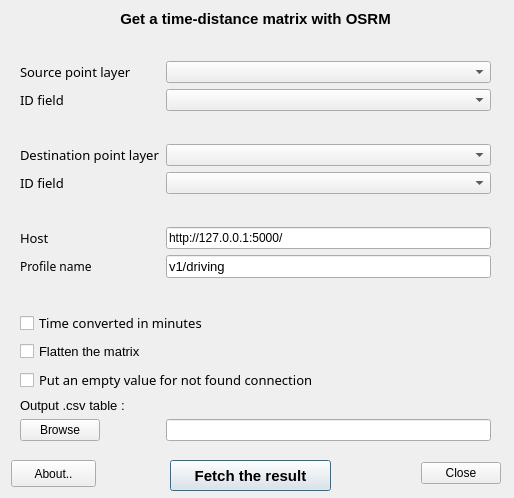
<?xml version="1.0" encoding="UTF-8"?>
<ui version="4.0">
 <class>OSRM_table_DialogBase</class>
 <widget class="QDialog" name="OSRM_table_DialogBase">
  <property name="geometry">
   <rect>
    <x>0</x>
    <y>0</y>
    <width>514</width>
    <height>498</height>
   </rect>
  </property>
  <property name="windowTitle">
   <string>OSRM</string>
  </property>
  <widget class="QPushButton" name="pushButton_fetch">
   <property name="geometry">
    <rect>
     <x>170</x>
     <y>460</y>
     <width>161</width>
     <height>31</height>
    </rect>
   </property>
   <property name="font">
    <font>
     <pointsize>11</pointsize>
     <weight>75</weight>
     <bold>true</bold>
    </font>
   </property>
   <property name="text">
    <string>Fetch the result</string>
   </property>
  </widget>
  <widget class="QPushButton" name="pushButton_about">
   <property name="geometry">
    <rect>
     <x>11</x>
     <y>460</y>
     <width>85</width>
     <height>27</height>
    </rect>
   </property>
   <property name="text">
    <string>About..</string>
   </property>
  </widget>
  <widget class="QDialogButtonBox" name="close_button_box">
   <property name="geometry">
    <rect>
     <x>410</x>
     <y>460</y>
     <width>91</width>
     <height>27</height>
    </rect>
   </property>
   <property name="orientation">
    <enum>Qt::Horizontal</enum>
   </property>
   <property name="standardButtons">
    <set>QDialogButtonBox::Close</set>
   </property>
  </widget>
  <widget class="QWidget" name="layoutWidget">
   <property name="geometry">
    <rect>
     <x>20</x>
     <y>10</y>
     <width>471</width>
     <height>431</height>
    </rect>
   </property>
   <layout class="QFormLayout" name="formLayout">
    <property name="fieldGrowthPolicy">
     <enum>QFormLayout::AllNonFixedFieldsGrow</enum>
    </property>
    <item row="1" column="0" colspan="2">
     <widget class="QLabel" name="label_subtitle">
      <property name="font">
       <font>
        <family>Arial</family>
        <pointsize>11</pointsize>
        <weight>75</weight>
        <bold>true</bold>
       </font>
      </property>
      <property name="toolTip">
       <string>&lt;html&gt;&lt;head/&gt;&lt;body&gt;&lt;p align=&quot;center&quot;&gt;&lt;br/&gt;&lt;/p&gt;&lt;/body&gt;&lt;/html&gt;</string>
      </property>
      <property name="text">
       <string>&lt;html&gt;&lt;head/&gt;&lt;body&gt;&lt;p align=&quot;center&quot;&gt;Get a time-distance matrix with OSRM&lt;/p&gt;&lt;/body&gt;&lt;/html&gt;</string>
      </property>
     </widget>
    </item>
    <item row="3" column="0">
     <widget class="QLabel" name="label_3">
      <property name="font">
       <font>
        <family>Sans Serif</family>
        <pointsize>10</pointsize>
       </font>
      </property>
      <property name="text">
       <string>Source point layer</string>
      </property>
     </widget>
    </item>
    <item row="3" column="1">
     <widget class="QgsMapLayerComboBox" name="comboBox_layer">
      <property name="filters">
       <set>QgsMapLayerProxyModel::PointLayer</set>
      </property>
     </widget>
    </item>
    <item row="4" column="0">
     <widget class="QLabel" name="label_5">
      <property name="font">
       <font>
        <family>Sans Serif</family>
        <pointsize>10</pointsize>
       </font>
      </property>
      <property name="text">
       <string>ID field</string>
      </property>
     </widget>
    </item>
    <item row="4" column="1">
     <widget class="QgsFieldComboBox" name="comboBox_idfield">
      <property name="filters">
       <set>QgsFieldProxyModel::Double|QgsFieldProxyModel::Int|QgsFieldProxyModel::LongLong|QgsFieldProxyModel::Numeric|QgsFieldProxyModel::String</set>
      </property>
     </widget>
    </item>
    <item row="6" column="1">
     <spacer name="verticalSpacer_3">
      <property name="orientation">
       <enum>Qt::Vertical</enum>
      </property>
      <property name="sizeHint" stdset="0">
       <size>
        <width>20</width>
        <height>40</height>
       </size>
      </property>
     </spacer>
    </item>
    <item row="7" column="0">
     <widget class="QLabel" name="label_6">
      <property name="font">
       <font>
        <family>Sans Serif</family>
        <pointsize>10</pointsize>
       </font>
      </property>
      <property name="text">
       <string>Destination point layer</string>
      </property>
     </widget>
    </item>
    <item row="7" column="1">
     <widget class="QgsMapLayerComboBox" name="comboBox_layer_2">
      <property name="filters">
       <set>QgsMapLayerProxyModel::PointLayer</set>
      </property>
     </widget>
    </item>
    <item row="8" column="0">
     <widget class="QLabel" name="label_7">
      <property name="font">
       <font>
        <family>Sans Serif</family>
        <pointsize>10</pointsize>
       </font>
      </property>
      <property name="text">
       <string>ID field</string>
      </property>
     </widget>
    </item>
    <item row="8" column="1">
     <widget class="QgsFieldComboBox" name="comboBox_idfield_2">
      <property name="filters">
       <set>QgsFieldProxyModel::Double|QgsFieldProxyModel::Int|QgsFieldProxyModel::LongLong|QgsFieldProxyModel::Numeric|QgsFieldProxyModel::String</set>
      </property>
     </widget>
    </item>
    <item row="9" column="1">
     <spacer name="verticalSpacer_2">
      <property name="orientation">
       <enum>Qt::Vertical</enum>
      </property>
      <property name="sizeHint" stdset="0">
       <size>
        <width>20</width>
        <height>40</height>
       </size>
      </property>
     </spacer>
    </item>
    <item row="10" column="0">
     <widget class="QLabel" name="labem_host">
      <property name="font">
       <font>
        <family>Sans Serif</family>
        <pointsize>10</pointsize>
       </font>
      </property>
      <property name="text">
       <string>Host</string>
      </property>
     </widget>
    </item>
    <item row="10" column="1">
     <widget class="QLineEdit" name="lineEdit_host">
      <property name="text">
       <string>http://127.0.0.1:5000/</string>
      </property>
     </widget>
    </item>
    <item row="11" column="0">
     <widget class="QLabel" name="label">
      <property name="font">
       <font>
        <family>Sans Serif</family>
        <pointsize>9</pointsize>
       </font>
      </property>
      <property name="text">
       <string>Profile name</string>
      </property>
     </widget>
    </item>
    <item row="11" column="1">
     <widget class="QLineEdit" name="lineEdit_profileName">
      <property name="font">
       <font>
        <pointsize>10</pointsize>
        <weight>50</weight>
        <italic>false</italic>
        <bold>false</bold>
       </font>
      </property>
      <property name="text">
       <string>v1/driving</string>
      </property>
     </widget>
    </item>
    <item row="13" column="0" colspan="2">
     <widget class="QCheckBox" name="checkBox_minutes">
      <property name="font">
       <font>
        <family>Sans Serif</family>
        <pointsize>10</pointsize>
        <italic>false</italic>
       </font>
      </property>
      <property name="text">
       <string>Time converted in minutes</string>
      </property>
     </widget>
    </item>
    <item row="14" column="0" colspan="2">
     <widget class="QCheckBox" name="checkBox_flatten">
      <property name="font">
       <font>
        <family>MS Shell Dlg 2</family>
        <pointsize>10</pointsize>
       </font>
      </property>
      <property name="text">
       <string>Flatten the matrix </string>
      </property>
     </widget>
    </item>
    <item row="15" column="0" colspan="2">
     <widget class="QCheckBox" name="checkBox_empty_val">
      <property name="enabled">
       <bool>true</bool>
      </property>
      <property name="font">
       <font>
        <family>Sans Serif</family>
        <pointsize>10</pointsize>
       </font>
      </property>
      <property name="text">
       <string>Put an empty value for not found connection</string>
      </property>
     </widget>
    </item>
    <item row="17" column="0" colspan="2">
     <widget class="QLabel" name="label_4">
      <property name="font">
       <font>
        <family>Arial</family>
        <pointsize>10</pointsize>
       </font>
      </property>
      <property name="text">
       <string>Output .csv table :</string>
      </property>
     </widget>
    </item>
    <item row="19" column="0">
     <widget class="QPushButton" name="pushButton_browse">
      <property name="text">
       <string>Browse</string>
      </property>
      <property name="autoDefault">
       <bool>true</bool>
      </property>
      <property name="default">
       <bool>false</bool>
      </property>
      <property name="flat">
       <bool>false</bool>
      </property>
     </widget>
    </item>
    <item row="19" column="1">
     <widget class="QLineEdit" name="lineEdit_output">
      <property name="text">
       <string/>
      </property>
     </widget>
    </item>
    <item row="2" column="1">
     <spacer name="verticalSpacer">
      <property name="orientation">
       <enum>Qt::Vertical</enum>
      </property>
      <property name="sizeHint" stdset="0">
       <size>
        <width>20</width>
        <height>40</height>
       </size>
      </property>
     </spacer>
    </item>
    <item row="12" column="1">
     <spacer name="verticalSpacer_4">
      <property name="orientation">
       <enum>Qt::Vertical</enum>
      </property>
      <property name="sizeHint" stdset="0">
       <size>
        <width>20</width>
        <height>40</height>
       </size>
      </property>
     </spacer>
    </item>
   </layout>
  </widget>
  <zorder>pushButton_about</zorder>
  <zorder>close_button_box</zorder>
  <zorder>layoutWidget</zorder>
  <zorder>pushButton_fetch</zorder>
 </widget>
 <customwidgets>
  <customwidget>
   <class>QgsFieldComboBox</class>
   <extends>QComboBox</extends>
   <header>qgsfieldcombobox.h</header>
  </customwidget>
  <customwidget>
   <class>QgsMapLayerComboBox</class>
   <extends>QComboBox</extends>
   <header>qgsmaplayercombobox.h</header>
  </customwidget>
 </customwidgets>
 <resources/>
 <connections>
  <connection>
   <sender>close_button_box</sender>
   <signal>accepted()</signal>
   <receiver>OSRM_table_DialogBase</receiver>
   <slot>accept()</slot>
   <hints>
    <hint type="sourcelabel">
     <x>20</x>
     <y>20</y>
    </hint>
    <hint type="destinationlabel">
     <x>20</x>
     <y>20</y>
    </hint>
   </hints>
  </connection>
  <connection>
   <sender>close_button_box</sender>
   <signal>rejected()</signal>
   <receiver>OSRM_table_DialogBase</receiver>
   <slot>reject()</slot>
   <hints>
    <hint type="sourcelabel">
     <x>20</x>
     <y>20</y>
    </hint>
    <hint type="destinationlabel">
     <x>20</x>
     <y>20</y>
    </hint>
   </hints>
  </connection>
 </connections>
</ui>
